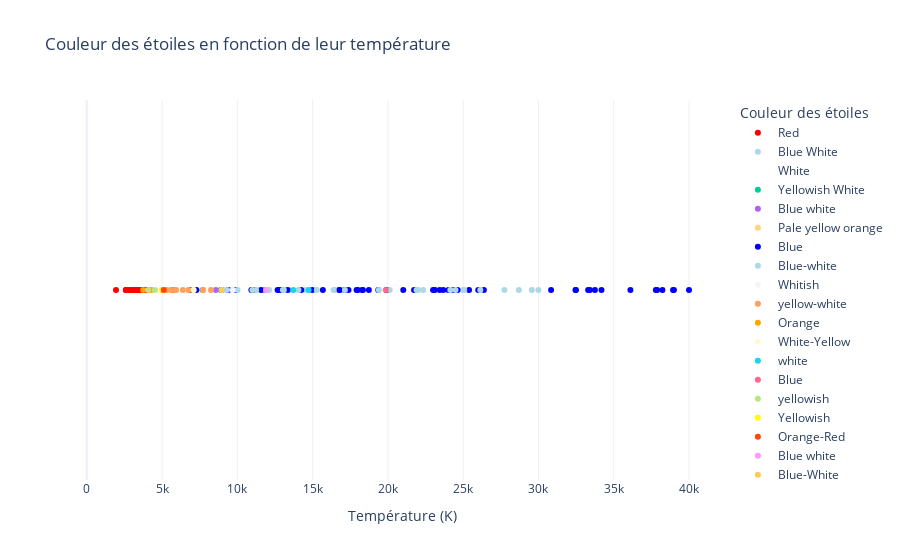

The notebook cell this image was saved under:
### Code cell
# Dictionnaire des couleurs
color_map = {
    'Red': 'red',
    'Blue': 'blue',
    'White': 'white',
    'Orange': 'orange',
    'Yellow': 'yellow',
    'Blue White': 'lightblue',
    'Blue-white': '#ADD8E6',
    'Orange-Red': '#FF4500',
    'White-Yellow': '#FFFACD',
    'Yellowish': '#FFFF00',
    'Pale yellow orange': '#FFD580',
    'Whitish': '#F5F5F5'
}

# Créer le graphique de dispersion avec les couleurs personnalisées
fig = px.scatter(
    star,
    x='Temperature (K)',
    y=[1] * len(star),  # Valeur constante pour l'axe des ordonnées
    color='Star color',
    color_discrete_map=color_map,
    title='Couleur des étoiles en fonction de leur température',
    labels={'Temperature (K)': 'Température (K)', 'Star color': 'Couleur des étoiles'},
    template='plotly_white'
)

# Modifier l'apparence pour rendre le graphe plus intuitif
fig.update_yaxes(visible=False)  # Masquer l'axe des ordonnées

# Afficher le graphique
fig.show()

### Figure 1 — Plotly figure (JSON) as saved in the notebook; plotly's stock layout.template omitted (floating-point values rounded to 4 significant figures)
{"data": [{"hovertemplate": "Couleur des étoiles=Red<br>Température (K)=%{x}<br>y=%{y}<extra></extra>", "legendgroup": "Red", "marker": {"color": "red", "symbol": "circle"}, "mode": "markers", "name": "Red", "orientation": "v", "showlegend": true, "type": "scatter", "x": [3068, 3042, 2600, 2800, 1939, 2840, 2637, 2600, 2650, 2700, 3600, 3129, 3134, 3628, 2650, 3340, 2799, 3692, 3192, 3441, 3826, 3365, 3270, 3200, 3008, 3600, 3575, 3574, 3625, 3490, 3750, 3834, 3650, 3450, 3660, 3450, 3752, 3535, 3341, 3432, 2983, 2835, 2935, 3295, 2945, 2817, 2774, 2871, 3345, 3607, 3304, 3150, 3550, 3180, 2890, 3342, 2621, 3158, 3459, 3605, 3615, 3399, 3610, 3553, 4015, 3625, 6850, 3780, 3323, 3531, 3218, 3146, 3511, 3225, 2935, 2861, 2856, 2731, 3095, 3607, 3100, 2989, 3542, 3243, 3091, 3598, 3324, 3541, 3570, 3500, 3600, 3614, 2831, 2914, 3419, 3218, 3453, 2889, 2968, 3484, 2778, 3523, 3462, 3257, 2994, 3212, 3523, 3598, 3142, 3496, 3324, 3463], "xaxis": "x", "y": [1, 1, 1, 1, 1, 1, 1, 1, 1, 1, 1, 1, 1, 1, 1, 1, 1, 1, 1, 1, 1, 1, 1, 1, 1, 1, 1, 1, 1, 1, 1, 1, 1, 1, 1, 1, 1, 1, 1, 1, 1, 1, 1, 1, 1, 1, 1, 1, 1, 1, 1, 1, 1, 1, 1, 1, 1, 1, 1, 1, 1, 1, 1, 1, 1, 1, 1, 1, 1, 1, 1, 1, 1, 1, 1, 1, 1, 1, 1, 1, 1, 1, 1, 1, 1, 1, 1, 1, 1, 1, 1, 1, 1, 1, 1, 1, 1, 1, 1, 1, 1, 1, 1, 1, 1, 1, 1, 1, 1, 1, 1, 1], "yaxis": "y"}, {"hovertemplate": "Couleur des étoiles=Blue White<br>Température (K)=%{x}<br>y=%{y}<extra></extra>", "legendgroup": "Blue White", "marker": {"color": "lightblue", "symbol": "circle"}, "mode": "markers", "name": "Blue White", "orientation": "v", "showlegend": true, "type": "scatter", "x": [25000, 16500, 17200, 14100, 9675, 12010, 10980, 13420, 14520, 12984], "xaxis": "x", "y": [1, 1, 1, 1, 1, 1, 1, 1, 1, 1], "yaxis": "y"}, {"hovertemplate": "Couleur des étoiles=White<br>Température (K)=%{x}<br>y=%{y}<extra></extra>", "legendgroup": "White", "marker": {"color": "white", "symbol": "circle"}, "mode": "markers", "name": "White", "orientation": "v", "showlegend": true, "type": "scatter", "x": [7740, 7220, 8500, 10574, 7723, 8829, 9235], "xaxis": "x", "y": [1, 1, 1, 1, 1, 1, 1], "yaxis": "y"}, {"hovertemplate": "Couleur des étoiles=Yellowish White<br>Température (K)=%{x}<br>y=%{y}<extra></extra>", "legendgroup": "Yellowish White", "marker": {"color": "#00cc96", "symbol": "circle"}, "mode": "markers", "name": "Yellowish White", "orientation": "v", "showlegend": true, "type": "scatter", "x": [12990, 7700, 11790], "xaxis": "x", "y": [1, 1, 1], "yaxis": "y"}, {"hovertemplate": "Couleur des étoiles=Blue white<br>Température (K)=%{x}<br>y=%{y}<extra></extra>", "legendgroup": "Blue white", "marker": {"color": "#ab63fa", "symbol": "circle"}, "mode": "markers", "name": "Blue white", "orientation": "v", "showlegend": true, "type": "scatter", "x": [8570, 8924, 12912], "xaxis": "x", "y": [1, 1, 1], "yaxis": "y"}, {"hovertemplate": "Couleur des étoiles=Pale yellow orange<br>Température (K)=%{x}<br>y=%{y}<extra></extra>", "legendgroup": "Pale yellow orange", "marker": {"color": "#FFD580", "symbol": "circle"}, "mode": "markers", "name": "Pale yellow orange", "orientation": "v", "showlegend": true, "type": "scatter", "x": [7230], "xaxis": "x", "y": [1], "yaxis": "y"}, {"hovertemplate": "Couleur des étoiles=Blue<br>Température (K)=%{x}<br>y=%{y}<extra></extra>", "legendgroup": "Blue", "marker": {"color": "blue", "symbol": "circle"}, "mode": "markers", "name": "Blue", "orientation": "v", "showlegend": true, "type": "scatter", "x": [39000, 33750, 36108, 33300, 40000, 23000, 17120, 11096, 14245, 24630, 12893, 24345, 33421, 21020, 18290, 37800, 25390, 11567, 12675, 5752, 8927, 7282, 19923, 26373, 17383, 9373, 26000, 18000, 16790, 15680, 14982, 13340, 18340, 19920, 24020, 23092, 17920, 19360, 34190, 32460, 23678, 12749, 9383, 23440, 16787, 18734, 9892, 10930, 23095, 21738, 38234, 32489, 38940, 30839, 37882], "xaxis": "x", "y": [1, 1, 1, 1, 1, 1, 1, 1, 1, 1, 1, 1, 1, 1, 1, 1, 1, 1, 1, 1, 1, 1, 1, 1, 1, 1, 1, 1, 1, 1, 1, 1, 1, 1, 1, 1, 1, 1, 1, 1, 1, 1, 1, 1, 1, 1, 1, 1, 1, 1, 1, 1, 1, 1, 1], "yaxis": "y"}, {"hovertemplate": "Couleur des étoiles=Blue-white<br>Température (K)=%{x}<br>y=%{y}<extra></extra>", "legendgroup": "Blue-white", "marker": {"color": "#ADD8E6", "symbol": "circle"}, "mode": "markers", "name": "Blue-white", "orientation": "v", "showlegend": true, "type": "scatter", "x": [30000, 15276, 9030, 11250, 12098, 29560, 14060, 16390, 25070, 28700, 26140, 20120, 13023, 11000, 12100, 24490, 22350, 10012, 13089, 22012, 9320, 19400, 17140, 24145, 27739, 21904], "xaxis": "x", "y": [1, 1, 1, 1, 1, 1, 1, 1, 1, 1, 1, 1, 1, 1, 1, 1, 1, 1, 1, 1, 1, 1, 1, 1, 1, 1], "yaxis": "y"}, {"hovertemplate": "Couleur des étoiles=Whitish<br>Température (K)=%{x}<br>y=%{y}<extra></extra>", "legendgroup": "Whitish", "marker": {"color": "#F5F5F5", "symbol": "circle"}, "mode": "markers", "name": "Whitish", "orientation": "v", "showlegend": true, "type": "scatter", "x": [9700, 8052], "xaxis": "x", "y": [1, 1], "yaxis": "y"}, {"hovertemplate": "Couleur des étoiles=yellow-white<br>Température (K)=%{x}<br>y=%{y}<extra></extra>", "legendgroup": "yellow-white", "marker": {"color": "#FFA15A", "symbol": "circle"}, "mode": "markers", "name": "yellow-white", "orientation": "v", "showlegend": true, "type": "scatter", "x": [5800, 6757, 6380, 5936, 5587, 5300, 7720, 8250], "xaxis": "x", "y": [1, 1, 1, 1, 1, 1, 1, 1], "yaxis": "y"}, {"hovertemplate": "Couleur des étoiles=Orange<br>Température (K)=%{x}<br>y=%{y}<extra></extra>", "legendgroup": "Orange", "marker": {"color": "orange", "symbol": "circle"}, "mode": "markers", "name": "Orange", "orientation": "v", "showlegend": true, "type": "scatter", "x": [3749, 4287], "xaxis": "x", "y": [1, 1], "yaxis": "y"}, {"hovertemplate": "Couleur des étoiles=White-Yellow<br>Température (K)=%{x}<br>y=%{y}<extra></extra>", "legendgroup": "White-Yellow", "marker": {"color": "#FFFACD", "symbol": "circle"}, "mode": "markers", "name": "White-Yellow", "orientation": "v", "showlegend": true, "type": "scatter", "x": [7100], "xaxis": "x", "y": [1], "yaxis": "y"}, {"hovertemplate": "Couleur des étoiles=white<br>Température (K)=%{x}<br>y=%{y}<extra></extra>", "legendgroup": "white", "marker": {"color": "#19d3f3", "symbol": "circle"}, "mode": "markers", "name": "white", "orientation": "v", "showlegend": true, "type": "scatter", "x": [8930, 13720, 14732], "xaxis": "x", "y": [1, 1, 1], "yaxis": "y"}, {"hovertemplate": "Couleur des étoiles=Blue <br>Température (K)=%{x}<br>y=%{y}<extra></extra>", "legendgroup": "Blue ", "marker": {"color": "#FF6692", "symbol": "circle"}, "mode": "markers", "name": "Blue ", "orientation": "v", "showlegend": true, "type": "scatter", "x": [19860], "xaxis": "x", "y": [1], "yaxis": "y"}, {"hovertemplate": "Couleur des étoiles=yellowish<br>Température (K)=%{x}<br>y=%{y}<extra></extra>", "legendgroup": "yellowish", "marker": {"color": "#B6E880", "symbol": "circle"}, "mode": "markers", "name": "yellowish", "orientation": "v", "showlegend": true, "type": "scatter", "x": [4526, 4077], "xaxis": "x", "y": [1, 1], "yaxis": "y"}, {"hovertemplate": "Couleur des étoiles=Yellowish<br>Température (K)=%{x}<br>y=%{y}<extra></extra>", "legendgroup": "Yellowish", "marker": {"color": "#FFFF00", "symbol": "circle"}, "mode": "markers", "name": "Yellowish", "orientation": "v", "showlegend": true, "type": "scatter", "x": [4980], "xaxis": "x", "y": [1], "yaxis": "y"}, {"hovertemplate": "Couleur des étoiles=Orange-Red<br>Température (K)=%{x}<br>y=%{y}<extra></extra>", "legendgroup": "Orange-Red", "marker": {"color": "#FF4500", "symbol": "circle"}, "mode": "markers", "name": "Orange-Red", "orientation": "v", "showlegend": true, "type": "scatter", "x": [5112], "xaxis": "x", "y": [1], "yaxis": "y"}, {"hovertemplate": "Couleur des étoiles=Blue white <br>Température (K)=%{x}<br>y=%{y}<extra></extra>", "legendgroup": "Blue white ", "marker": {"color": "#FF97FF", "symbol": "circle"}, "mode": "markers", "name": "Blue white ", "orientation": "v", "showlegend": true, "type": "scatter", "x": [11900], "xaxis": "x", "y": [1], "yaxis": "y"}, {"hovertemplate": "Couleur des étoiles=Blue-White<br>Température (K)=%{x}<br>y=%{y}<extra></extra>", "legendgroup": "Blue-White", "marker": {"color": "#FECB52", "symbol": "circle"}, "mode": "markers", "name": "Blue-White", "orientation": "v", "showlegend": true, "type": "scatter", "x": [8945], "xaxis": "x", "y": [1], "yaxis": "y"}], "layout": {"legend": {"title": {"text": "Couleur des étoiles"}, "tracegroupgap": 0}, "title": {"text": "Couleur des étoiles en fonction de leur température"}, "xaxis": {"anchor": "y", "domain": [0, 1], "title": {"text": "Température (K)"}}, "yaxis": {"anchor": "x", "domain": [0, 1], "title": {"text": "y"}, "visible": false}}}
